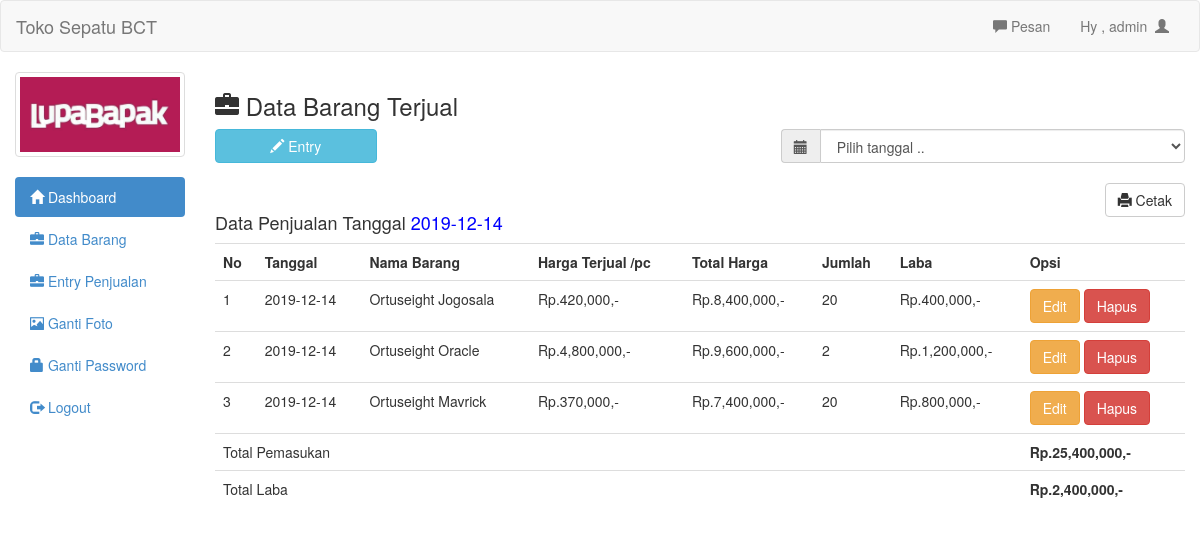
Page /admin/barang_laku.php?tanggal=2019-12-14 (signed in) on the committed database.
### tables this page shows
CREATE TABLE `tbl_user` (
  `id` int(11) NOT NULL,
  `uname` varchar(30) NOT NULL,
  `pass` varchar(70) NOT NULL,
  `foto` text NOT NULL
);

CREATE TABLE `barang_laku` (
  `id` int(11) NOT NULL,
  `tanggal` date NOT NULL,
  `nama` text NOT NULL,
  `jumlah` int(11) NOT NULL,
  `harga` int(11) NOT NULL,
  `total_harga` int(20) NOT NULL,
  `laba` int(11) NOT NULL
);

### admin/barang_laku.php (the view, shortened to what this page needs)
<?php include 'header.php';	?>
<h3><span class="glyphicon glyphicon-briefcase"></span>  Data Barang Terjual</h3>
<button style="margin-bottom:20px" data-toggle="modal" data-target="#myModal" class="btn btn-info col-md-2"><span class="glyphicon glyphicon-pencil"></span>  Entry</button>
<form action="" method="get">
	<div class="input-group col-md-5 col-md-offset-7">
		<span class="input-group-addon" id="basic-addon1"><span class="glyphicon glyphicon-calendar"></span></span>
		<select type="submit" name="tanggal" class="form-control" onchange="this.form.submit()">
			<option>Pilih tanggal ..</option>
		</select>
	</div>
</form>
<br/>
<?php
if(isset($_GET['tanggal'])){
	$tanggal=mysqli_real_escape_string($conn, $_GET['tanggal']);
	$tg="lap_barang_laku.php?tanggal='$tanggal'";
	?><a style="margin-bottom:10px" href="<?php echo $tg ?>" target="_blank" class="btn btn-default pull-right"><span class='glyphicon glyphicon-print'></span>  Cetak</a><?php
}else{
	$tg="lap_barang_laku.php";
}
?>
<br/>
<?php
if(isset($_GET['tanggal'])){
	echo "<h4> Data Penjualan Tanggal  <a style='color:blue'> ". $_GET['tanggal']."</a></h4>";
}
?>
<table class="table">
	<tr>
		<th>No</th>
		<th>Tanggal</th>
		<th>Nama Barang</th>
		<th>Harga Terjual /pc</th>
		<th>Total Harga</th>
		<th>Jumlah</th>
		<th>Laba</th>
		<th>Opsi</th>
	</tr>
	<?php
	if(isset($_GET['tanggal'])){
		$tanggal=mysqli_real_escape_string($conn, $_GET['tanggal']);
		$brg=mysqli_query($conn, "SELECT * from barang_laku where tanggal like '$tanggal' order by tanggal desc");
	}else{
		$brg=mysqli_query($conn, "SELECT * from barang_laku order by tanggal desc");
	}
	$no=1;
	while($b=mysqli_fetch_array($brg)){
		?>
		<tr>
			<td><?php echo $no++ ?></td>
			<td><?php echo $b['tanggal'] ?></td>
			<td><?php echo $b['nama'] ?></td>
			<td>Rp.<?php echo number_format($b['harga']) ?>,-</td>
			<td>Rp.<?php echo number_format($b['total_harga']) ?>,-</td>
			<td><?php echo $b['jumlah'] ?></td>
			<td><?php echo "Rp.".number_format($b['laba']).",-"?></td>
			<td>
				<a href="edit_laku.php?id=<?php echo $b['id']; ?>" class="btn btn-warning">Edit</a>
				<a onclick="if(confirm('Apakah anda yakin ingin menghapus data ini ??')){ location.href='hapus_laku.php?id=<?php echo $b['id']; ?>&jumlah=<?php echo $b['jumlah'] ?>&nama=<?php echo $b['nama']; ?>' }" class="btn btn-danger">Hapus</a>
			</td>
		</tr>
		<?php
	}
	?>
	<tr>
		<td colspan="7">Total Pemasukan</td>
		<?php
		if(isset($_GET['tanggal'])){
			$tanggal=mysqli_real_escape_string($conn, $_GET['tanggal']);
			$x=mysqli_query($conn, "SELECT sum(total_harga) as total from barang_laku where tanggal='$tanggal'");
			$xx=mysqli_fetch_array($x);
			echo "<td><b> Rp.". number_format($xx['total']).",-</b></td>";
		}else{
		}
		?>
	</tr>
	<tr>
		<td colspan="7">Total Laba</td>
		<?php
		if(isset($_GET['tanggal'])){
			$tanggal=mysqli_real_escape_string($conn, $_GET['tanggal']);
			$x=mysqli_query($conn, "SELECT sum(laba) as total from barang_laku where tanggal='$tanggal'");
			$xx=mysqli_fetch_array($x);
			echo "<td><b> Rp.". number_format($xx['total']).",-</b></td>";
		}else{
		}
		?>
	</tr>
</table>
	<?php include 'footer.php'; ?>

### admin/header.php (shortened to what this page needs)
<!DOCTYPE html>
<html>
<head>
	<?php
	include 'config.php';
	?>
	<link rel="stylesheet" type="text/css" href="../assets/css/bootstrap.css">
	<link rel="stylesheet" type="text/css" href="../assets/js/jquery-ui/jquery-ui.css">
</head>
<body>
	<div class="navbar navbar-default">
		<div class="container-fluid">
			<div class="navbar-header">
				<a href="https://bacotttttt.000webhostapp.com/" class="navbar-brand">Toko Sepatu BCT</a>
			</div>
			<div class="collapse navbar-collapse">
				<ul class="nav navbar-nav navbar-right">
					<li><a id="pesan_sedia" href="#" data-toggle="modal" data-target="#modalpesan"><span class='glyphicon glyphicon-comment'></span>  Pesan</a></li>
					<li><a class="dropdown-toggle" data-toggle="dropdown" role="button" href="#">Hy , <?php echo $_SESSION['uname']  ?>&nbsp&nbsp<span class="glyphicon glyphicon-user"></span></a></li>
				</ul>
			</div>
		</div>
	</div>
	<div class="col-md-2">
		<div class="row">
			<?php
			$use=$_SESSION['uname'];
			$fo=mysqli_query($conn, "SELECT foto from tbl_user where uname='$use'");
			while($f=mysqli_fetch_array($fo)){
				?>
				<div class="col-xs-6 col-md-12">
					<a class="thumbnail">
						<img class="img-responsive" src="foto/<?php echo $f['foto']; ?>">
					</a>
				</div>
				<?php
			}
			?>
		</div>
		<ul class="nav nav-pills nav-stacked">
			<li class="active"><a href="index.php"><span class="glyphicon glyphicon-home"></span>  Dashboard</a></li>
			<li><a href="barang.php"><span class="glyphicon glyphicon-briefcase"></span>  Data Barang</a></li>
			<li><a href="barang_laku.php"><span class="glyphicon glyphicon-briefcase"></span>  Entry Penjualan</a></li>
			<li><a href="ganti_foto.php"><span class="glyphicon glyphicon-picture"></span>  Ganti Foto</a></li>
			<li><a href="ganti_pass.php"><span class="glyphicon glyphicon-lock"></span> Ganti Password</a></li>
			<li><a href="logout.php"><span class="glyphicon glyphicon-log-out"></span>  Logout</a></li>
		</ul>
	</div>
	<div class="col-md-10">

### rows in the picture
tbl_user: foto (picture)
barang_laku: tanggal "2019-12-14", nama "Ortuseight Jogosala", harga "420,000", total_harga "8,400,000", jumlah "20", laba "400,000"
barang_laku: tanggal "2019-12-14", nama "Ortuseight Oracle", harga "4,800,000", total_harga "9,600,000", jumlah "2", laba "1,200,000"
barang_laku: tanggal "2019-12-14", nama "Ortuseight Mavrick", harga "370,000", total_harga "7,400,000", jumlah "20", laba "800,000"

### other values in the picture
$_SESSION['uname'] "admin"
$_GET['tanggal'] "2019-12-14"
$xx['total'] "25,400,000"
$xx['total'] "2,400,000"
